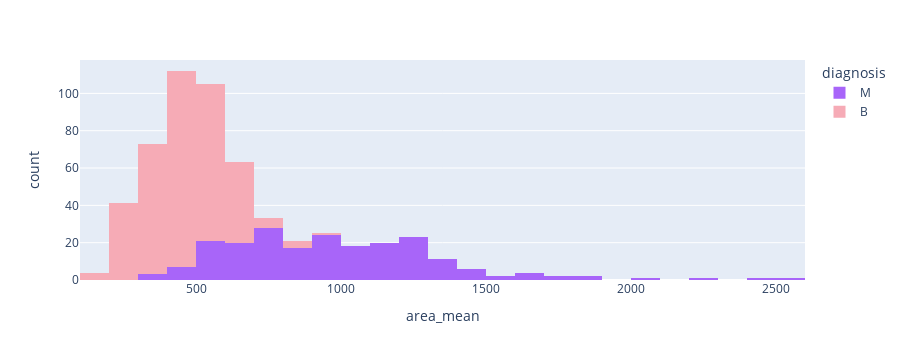

The notebook cell this image was saved under:
### Code cell
# Distribution plot for the Mean Area parameter
px.histogram(data_frame=df,x=df.area_mean,color='diagnosis',color_discrete_sequence=['#A865f9','#f6abb6'])

### Figure 1 — Plotly figure (JSON) as saved in the notebook; plotly's stock layout.template omitted (floating-point values rounded to 4 significant figures; data arrays with more than 128 entries replaced by an {"elided": "..."} marker saying what was removed)
{"data": [{"alignmentgroup": "True", "bingroup": "x", "hovertemplate": "diagnosis=M<br>area_mean=%{x}<br>count=%{y}<extra></extra>", "legendgroup": "M", "marker": {"color": "#A865f9", "pattern": {"shape": ""}}, "name": "M", "offsetgroup": "M", "orientation": "v", "showlegend": true, "type": "histogram", "x": {"elided": "212 float values"}, "xaxis": "x", "yaxis": "y"}, {"alignmentgroup": "True", "bingroup": "x", "hovertemplate": "diagnosis=B<br>area_mean=%{x}<br>count=%{y}<extra></extra>", "legendgroup": "B", "marker": {"color": "#f6abb6", "pattern": {"shape": ""}}, "name": "B", "offsetgroup": "B", "orientation": "v", "showlegend": true, "type": "histogram", "x": {"elided": "357 float values"}, "xaxis": "x", "yaxis": "y"}], "layout": {"barmode": "relative", "height": 360, "legend": {"title": {"text": "diagnosis"}, "tracegroupgap": 0}, "margin": {"t": 60}, "xaxis": {"anchor": "y", "autorange": true, "domain": [0, 1], "range": [100, 2600], "title": {"text": "area_mean"}, "type": "linear"}, "yaxis": {"anchor": "x", "autorange": true, "domain": [0, 1], "range": [0, 117.9], "title": {"text": "count"}}}}
